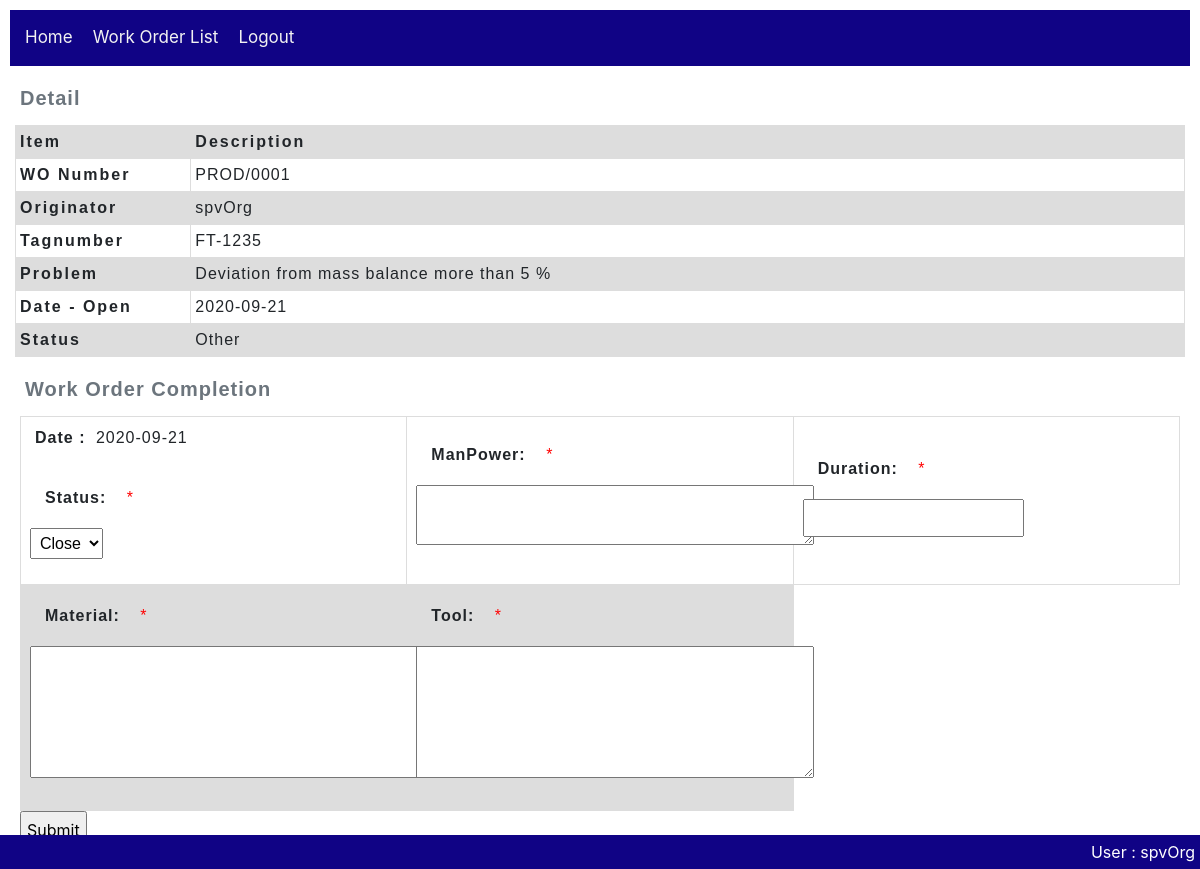
/workOrder/work_order/1/complete/ (signed in), run on the app's committed database.
### workOrder/models.py (models this page shows, shortened)
class Work_order(models.Model):
    wo_number = models.CharField(max_length=20, null=True)
    tagnumber = models.CharField(max_length=50, null=True, help_text='Enter tagnumber(eg. FT-1405)')
    problem = models.TextField(max_length=1000, null=True)
    originator = models.ForeignKey(User,
        on_delete=models.SET_NULL,
        null=True)
    dest_section = models.ForeignKey(Section,
        on_delete=models.SET_NULL,
        null=True)
    date_open = models.DateField()
    date_finish = models.DateField(null=True)
    status = models.ForeignKey(Action,
        on_delete=models.SET_NULL,
        null=True)
    priority = models.ForeignKey(Wo_priority,
        on_delete=models.SET_NULL,
        null=True)
    current_user_id = models.IntegerField(null=True)
    executor_user_id = models.IntegerField(null=True)
    class Meta:
        ordering = ['originator','status','wo_number']

### workOrder/views.py (the view, shortened to what this page needs)
# urls.py: path('work_order/<int:pk>/complete/', views.WoCompletion.as_view(), name='work_order-complete'),
class WoCompletion(LoginRequiredMixin, CreateView):
    form_class = WoCompletion_form
    model = Wo_completion
    template_name = 'workOrder/WoCompletion_form.html'  # Specify your own template name/location
    def get_form_kwargs(self):
        kwargs = super(WoCompletion, self).get_form_kwargs()
        kwargs.update({'user': self.request.user})
        return kwargs
    def get_initial(self):
        initial = super(WoCompletion, self).get_initial()
        return initial
    def get_context_data(self, **kwargs):
        context = super(WoCompletion,self).get_context_data(**kwargs)
        wO_completed = Work_order.objects.get(id=self.kwargs.get("pk"))
        context['work_order'] = wO_completed
        context['date'] = datetime.date.today()
        return context

### workOrder/forms.py (shortened to what this page needs)
class WoCompletion_form(ModelForm):
   def __init__(self, *args, **kwargs):
      self.user = kwargs.pop('user') #take current user
      super(WoCompletion_form, self).__init__(*args, **kwargs)
      actDict = {}
      for action in Profile.objects.get(user=self.user).actions.all():
         actDict[action.pk] = action.name
      actlist = list(actDict.items())
      self.fields['status'].widget = Select(choices=actlist)
   class Meta:
      template_name = 'workOrder/WoCompletion_form.html'  # Specify your own template name/location
      model = Wo_completion
      fields = [
         'status',
         'activity',
         'manPower',
         'duration',
         'material',
         'tool',
         ]
      widgets = {
         'manPower': forms.Textarea(attrs={'rows':2}),
         'action': forms.Textarea(attrs={'rows':5}),
         'tool': forms.Textarea(attrs={'rows':5}),
         'material': forms.Textarea(attrs={'rows':5}),
         }

### utility/models.py (called while the page is built)
    def __str__(self):
        return self.name

### workOrder/templates/workOrder/WoCompletion_form.html (shortened to what this page needs)
{% extends "base_workOrder.html" %}
{% block content %}
  {% include 'woHeader.html' %}
  <form action="" method="post">
    <table class="WoCompletion">
      <caption>Work Order Completion</caption>
      <tbody>
        <tr>
          {% for field in form %}
            {% if field.label == 'Status' %}
              <td>
                <p><strong>Date : </strong>{{date}}</p>
                <div class="fieldWrapper form-group" aria-required={% if field.field.required %}"true"{% else %}"false"{% endif %}>
                  <div>
                    <strong>{{ field.label_tag }}</strong>
                    {% if field.field.required %}<span class="required" style="color: red;">*</span>{% endif %}
                  </div>
                  {{ field }}
                </div>
              </td>
              {% elif field.label == 'ManPower' %}
              <td>
                <div class="fieldWrapper form-group" aria-required={% if field.field.required %}"true"{% else %}"false"{% endif %}>
                  <div>
                    <strong>{{ field.label_tag }}</strong>
                    {% if field.field.required %}<span class="required" style="color: red;">*</span>{% endif %}
                  </div>
                  {{ field }}
                </div>
              </td>
              {% elif field.label == 'Duration' %}
              <td>
                <div class="fieldWrapper form-group" aria-required={% if field.field.required %}"true"{% else %}"false"{% endif %}>
                  <div>
                    <strong>{{ field.label_tag }}</strong>
                    {% if field.field.required %}<span class="required" style="color: red;">*</span>{% endif %}
                  </div>
                  {{ field }}
                </div>
              </td>
            {% endif %}
          {% endfor %}
        </tr>
        <tr>
          {% for field in form %}
            {% if field.label == 'Action' %}
              <td>
                <div class="fieldWrapper form-group" aria-required={% if field.field.required %}"true"{% else %}"false"{% endif %}>
                  <div>
                    <strong>{{ field.label_tag }}</strong>
                    {% if field.field.required %}<span class="required" style="color: red;">*</span>{% endif %}
                  </div>
                  {{ field }}
                </div>
              </td>
            {% elif field.label == 'Material' %}
            <td>
              <div class="fieldWrapper form-group" aria-required={% if field.field.required %}"true"{% else %}"false"{% endif %}>
                <div>
                  <strong>{{ field.label_tag }}</strong>
                  {% if field.field.required %}<span class="required" style="color: red;">*</span>{% endif %}
                </div>
              {{ field }}
              </div>
            </td>
            {% elif field.label == 'Tool' %}
            <td>
              <div class="fieldWrapper form-group" aria-required={% if field.field.required %}"true"{% else %}"false"{% endif %}>
                <div>
                  <strong>{{ field.label_tag }}</strong>
                  {% if field.field.required %}<span class="required" style="color: red;">*</span>{% endif %}
                </div>
              {{ field }}
              </div>
            </td>
            {% endif %}
          {% endfor %}
        </tr>
      </tbody>
    </table>
    <input type="submit" value="Submit">
  </form>
{% endblock %}

### workOrder/templates/base_workOrder.html (shortened to what this page needs)
<!DOCTYPE html>
<html lang="en">
    <head>
        <link rel="stylesheet" href="https://stackpath.bootstrapcdn.com/bootstrap/4.1.3/css/bootstrap.min.css">
        <link rel="stylesheet" href="http://code.jquery.com/ui/1.11.0/themes/smoothness/jquery-ui.css">
        {% load static %}
        <link rel="stylesheet" href="{% static 'css/styles.css' %}">
    </head>
    <body>
        <div class="topnav">
            <ul>
                <li><a href="{% url 'home-cmms' %}">Home</a></li>
                {% if user.is_authenticated %}
                    <li><a href="{% url 'workOrder:work_orders'%}">Work Order List</a></li>
                    <li><a href="{% url 'logout'%}?next={{request.path}}">Logout</a></li>
                {% else %}
                    <li><a href="{% url 'login'%}?next={{request.path}}">Login</a></li>
                {% endif %}
            </ul>
        </div>
        <div>{% block content %}{% endblock %}</div>
        <div class="footer">
            {% if user.is_authenticated %}
                User : {{ user.get_username }}
            {% endif %}
        </div>
    </body>
</html>

### workOrder/templates/woHeader.html (shortened to what this page needs)
{% block content %}
    <table class="WoHeader">
        <caption>Detail</caption>
        <thead>
            <tr>
                <th scope="col">Item</th>
                <th scope="col">Description</th>
            </tr>
        </thead>
        <tbody>
            <tr>
                <th scope="row">WO Number</th>
                <td>{{ work_order.wo_number }}</td>
            </tr>
            <tr>
                <th scope="row">Originator</th>
                <td>{{ work_order.originator }}</td>
            </tr>
            <tr>
                <th scope="row">Tagnumber</th>
                <td>{{ work_order.tagnumber }}</td>
            </tr>
            <tr>
                <th scope="row">Problem</th>
                <td>{{ work_order.problem }}</td>
            </tr>
            <tr>
                <th scope="row">Date - Open</th>
                <td>{{ work_order.date_open }}</td>
            </tr>
            <tr>
                <th scope="row">Status</th>
                <td id = "status"></td>
            </tr>
        </tbody>
    </table>
{% endblock %}

### workOrder/static/css/styles.css (style rules this page uses)
* { padding: 5px; }
.topnav { overflow: hidden; background-color: rgb(16, 3, 133); }
.topnav ul { list-style-type: none; margin: 0; padding: 0; overflow: hidden; background-color: rgb(16, 3, 133); }
.topnav ul li { float: left; color: #f2f2f2; text-align: center; padding: 5px; text-decoration: none; font-size: 17px; }
.topnav ul li a { float: left; color: #f2f2f2; text-align: center; padding: 5px; text-decoration: none; font-size: 17px; }
.footer { position: fixed; left: 0; bottom: 0; width: 100%; background-color: rgb(16, 3, 133); color: white; text-align: right; }
* { box-sizing: border-box; }
table { table-layout: fixed; width: 100%; border-collapse: collapse; }
caption { font-family: sans-serif; font-size: 20px; font-weight: bold; caption-side: top; text-align: left; letter-spacing: 1px; }
td, th { border: 1px solid #dddddd; text-align: left; padding: 4px; }
th { letter-spacing: 2px; }
td { letter-spacing: 1px; }
thead th { background-color: #dddddd; }
tr:nth-child(even) { background-color: #dddddd; }
table.WoHeader { font-family: arial, sans-serif; }
table.WoHeader thead th:nth-child(1) { width: 15%; }
table.WoCompletion { font-family: arial, sans-serif; }
table.WoCompletion tbody td { height: 100px; }

### data on the page
Work_order: wo_number "PROD/0001", originator "spvOrg", tagnumber "FT-1235", problem "Deviation from mass balance more than 5 %", date_open "2020-09-21"

### other printed values
{{ date }} "2020-09-21"
{{ field.label_tag }} "Status:"
{{ field.label_tag }} "ManPower:"
{{ field.label_tag }} "Duration:"
{{ field.label_tag }} "Material:"
{{ field.label_tag }} "Tool:"
{{ user.get_username }} "spvOrg"
